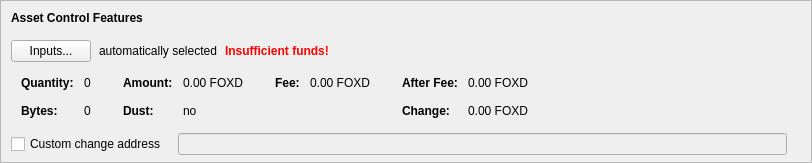
      <widget class="QFrame" name="frameAssetControl">
       <property name="sizePolicy">
        <sizepolicy hsizetype="Expanding" vsizetype="Fixed">
         <horstretch>0</horstretch>
         <verstretch>0</verstretch>
        </sizepolicy>
       </property>
       <property name="maximumSize">
        <size>
         <width>16777215</width>
         <height>16777215</height>
        </size>
       </property>
       <property name="frameShape">
        <enum>QFrame::StyledPanel</enum>
       </property>
       <property name="frameShadow">
        <enum>QFrame::Sunken</enum>
       </property>
       <layout class="QVBoxLayout" name="verticalLayoutAssetControl2">
        <property name="spacing">
         <number>0</number>
        </property>
        <property name="leftMargin">
         <number>0</number>
        </property>
        <property name="topMargin">
         <number>0</number>
        </property>
        <property name="rightMargin">
         <number>0</number>
        </property>
        <property name="bottomMargin">
         <number>6</number>
        </property>
        <item>
         <layout class="QVBoxLayout" name="verticalLayoutAssetControl" stretch="0,0,0,0,1">
          <property name="spacing">
           <number>0</number>
          </property>
          <property name="leftMargin">
           <number>10</number>
          </property>
          <property name="topMargin">
           <number>10</number>
          </property>
          <item>
           <layout class="QHBoxLayout" name="horizontalLayoutAssetControl1">
            <property name="bottomMargin">
             <number>15</number>
            </property>
            <item>
             <widget class="QLabel" name="labelAssetControlFeatures">
              <property name="sizePolicy">
               <sizepolicy hsizetype="Preferred" vsizetype="Maximum">
                <horstretch>0</horstretch>
                <verstretch>0</verstretch>
               </sizepolicy>
              </property>
              <property name="font">
               <font>
                <weight>75</weight>
                <bold>true</bold>
               </font>
              </property>
              <property name="styleSheet">
               <string notr="true">font-weight:bold;</string>
              </property>
              <property name="text">
               <string>Asset Control Features</string>
              </property>
             </widget>
            </item>
           </layout>
          </item>
          <item>
           <layout class="QHBoxLayout" name="horizontalLayoutAssetControl2" stretch="0,0,0,0">
            <property name="spacing">
             <number>8</number>
            </property>
            <property name="bottomMargin">
             <number>10</number>
            </property>
            <item>
             <widget class="QPushButton" name="pushButtonAssetControl">
              <property name="styleSheet">
               <string notr="true"/>
              </property>
              <property name="text">
               <string>Inputs...</string>
              </property>
              <property name="autoDefault">
               <bool>false</bool>
              </property>
             </widget>
            </item>
            <item>
             <widget class="QLabel" name="labelAssetControlAutomaticallySelected">
              <property name="text">
               <string>automatically selected</string>
              </property>
              <property name="margin">
               <number>5</number>
              </property>
             </widget>
            </item>
            <item>
             <widget class="QLabel" name="labelAssetControlInsuffFunds">
              <property name="font">
               <font>
                <weight>75</weight>
                <bold>true</bold>
               </font>
              </property>
              <property name="styleSheet">
               <string notr="true">color:red;font-weight:bold;</string>
              </property>
              <property name="text">
               <string>Insufficient funds!</string>
              </property>
              <property name="margin">
               <number>5</number>
              </property>
             </widget>
            </item>
            <item>
             <spacer name="horizontalSpacerAssetControl">
              <property name="orientation">
               <enum>Qt::Horizontal</enum>
              </property>
              <property name="sizeHint" stdset="0">
               <size>
                <width>40</width>
                <height>1</height>
               </size>
              </property>
             </spacer>
            </item>
           </layout>
          </item>
          <item>
           <widget class="QWidget" name="widgetAssetControl" native="true">
            <property name="sizePolicy">
             <sizepolicy hsizetype="Preferred" vsizetype="Preferred">
              <horstretch>0</horstretch>
              <verstretch>0</verstretch>
             </sizepolicy>
            </property>
            <property name="minimumSize">
             <size>
              <width>0</width>
              <height>0</height>
             </size>
            </property>
            <property name="styleSheet">
             <string notr="true"/>
            </property>
            <layout class="QHBoxLayout" name="horizontalLayoutAssetControl5">
             <property name="leftMargin">
              <number>0</number>
             </property>
             <property name="topMargin">
              <number>0</number>
             </property>
             <property name="rightMargin">
              <number>0</number>
             </property>
             <property name="bottomMargin">
              <number>0</number>
             </property>
             <item>
              <layout class="QHBoxLayout" name="horizontalLayoutAssetControl3" stretch="0,0,0,1">
               <property name="spacing">
                <number>20</number>
               </property>
               <property name="topMargin">
                <number>0</number>
               </property>
               <property name="bottomMargin">
                <number>10</number>
               </property>
               <item>
                <layout class="QFormLayout" name="formLayoutAssetControl1">
                 <property name="horizontalSpacing">
                  <number>10</number>
                 </property>
                 <property name="verticalSpacing">
                  <number>14</number>
                 </property>
                 <property name="leftMargin">
                  <number>10</number>
                 </property>
                 <property name="topMargin">
                  <number>4</number>
                 </property>
                 <property name="rightMargin">
                  <number>6</number>
                 </property>
                 <item row="0" column="0">
                  <widget class="QLabel" name="labelAssetControlQuantityText">
                   <property name="font">
                    <font>
                     <weight>75</weight>
                     <bold>true</bold>
                    </font>
                   </property>
                   <property name="text">
                    <string>Quantity:</string>
                   </property>
                   <property name="margin">
                    <number>0</number>
                   </property>
                  </widget>
                 </item>
                 <item row="0" column="1">
                  <widget class="QLabel" name="labelAssetControlQuantity">
                   <property name="cursor">
                    <cursorShape>IBeamCursor</cursorShape>
                   </property>
                   <property name="contextMenuPolicy">
                    <enum>Qt::ActionsContextMenu</enum>
                   </property>
                   <property name="text">
                    <string notr="true">0</string>
                   </property>
                   <property name="margin">
                    <number>0</number>
                   </property>
                   <property name="textInteractionFlags">
                    <set>Qt::LinksAccessibleByMouse|Qt::TextSelectableByKeyboard|Qt::TextSelectableByMouse</set>
                   </property>
                  </widget>
                 </item>
                 <item row="1" column="0">
                  <widget class="QLabel" name="labelAssetControlBytesText">
                   <property name="font">
                    <font>
                     <weight>75</weight>
                     <bold>true</bold>
                    </font>
                   </property>
                   <property name="text">
                    <string>Bytes:</string>
                   </property>
                  </widget>
                 </item>
                 <item row="1" column="1">
                  <widget class="QLabel" name="labelAssetControlBytes">
                   <property name="cursor">
                    <cursorShape>IBeamCursor</cursorShape>
                   </property>
                   <property name="contextMenuPolicy">
                    <enum>Qt::ActionsContextMenu</enum>
                   </property>
                   <property name="text">
                    <string notr="true">0</string>
                   </property>
                   <property name="textInteractionFlags">
                    <set>Qt::LinksAccessibleByMouse|Qt::TextSelectableByKeyboard|Qt::TextSelectableByMouse</set>
                   </property>
                  </widget>
                 </item>
                </layout>
               </item>
               <item>
                <layout class="QFormLayout" name="formLayoutAssetControl2">
                 <property name="horizontalSpacing">
                  <number>10</number>
                 </property>
                 <property name="verticalSpacing">
                  <number>14</number>
                 </property>
                 <property name="leftMargin">
                  <number>6</number>
                 </property>
                 <property name="topMargin">
                  <number>4</number>
                 </property>
                 <property name="rightMargin">
                  <number>6</number>
                 </property>
                 <item row="0" column="0">
                  <widget class="QLabel" name="labelAssetControlAmountText">
                   <property name="font">
                    <font>
                     <weight>75</weight>
                     <bold>true</bold>
                    </font>
                   </property>
                   <property name="text">
                    <string>Amount:</string>
                   </property>
                   <property name="margin">
                    <number>0</number>
                   </property>
                  </widget>
                 </item>
                 <item row="0" column="1">
                  <widget class="QLabel" name="labelAssetControlAmount">
                   <property name="cursor">
                    <cursorShape>IBeamCursor</cursorShape>
                   </property>
                   <property name="contextMenuPolicy">
                    <enum>Qt::ActionsContextMenu</enum>
                   </property>
                   <property name="text">
                    <string notr="true">0.00 FOXD</string>
                   </property>
                   <property name="textInteractionFlags">
                    <set>Qt::LinksAccessibleByMouse|Qt::TextSelectableByKeyboard|Qt::TextSelectableByMouse</set>
                   </property>
                  </widget>
                 </item>
                 <item row="1" column="0">
                  <widget class="QLabel" name="labelAssetControlLowOutputText">
                   <property name="font">
                    <font>
                     <weight>75</weight>
                     <bold>true</bold>
                    </font>
                   </property>
                   <property name="text">
                    <string>Dust:</string>
                   </property>
                  </widget>
                 </item>
                 <item row="1" column="1">
                  <widget class="QLabel" name="labelAssetControlLowOutput">
                   <property name="cursor">
                    <cursorShape>IBeamCursor</cursorShape>
                   </property>
                   <property name="contextMenuPolicy">
                    <enum>Qt::ActionsContextMenu</enum>
                   </property>
                   <property name="text">
                    <string notr="true">no</string>
                   </property>
                   <property name="textInteractionFlags">
                    <set>Qt::LinksAccessibleByMouse|Qt::TextSelectableByKeyboard|Qt::TextSelectableByMouse</set>
                   </property>
                  </widget>
                 </item>
                </layout>
               </item>
               <item>
                <layout class="QFormLayout" name="formLayoutAssetControl3">
                 <property name="horizontalSpacing">
                  <number>10</number>
                 </property>
                 <property name="verticalSpacing">
                  <number>14</number>
                 </property>
                 <property name="leftMargin">
                  <number>6</number>
                 </property>
                 <property name="topMargin">
                  <number>4</number>
                 </property>
                 <property name="rightMargin">
                  <number>6</number>
                 </property>
                 <item row="0" column="0">
                  <widget class="QLabel" name="labelAssetControlFeeText">
                   <property name="font">
                    <font>
                     <weight>75</weight>
                     <bold>true</bold>
                    </font>
                   </property>
                   <property name="text">
                    <string>Fee:</string>
                   </property>
                   <property name="margin">
                    <number>0</number>
                   </property>
                  </widget>
                 </item>
                 <item row="0" column="1">
                  <widget class="QLabel" name="labelAssetControlFee">
                   <property name="cursor">
                    <cursorShape>IBeamCursor</cursorShape>
                   </property>
                   <property name="contextMenuPolicy">
                    <enum>Qt::ActionsContextMenu</enum>
                   </property>
                   <property name="text">
                    <string notr="true">0.00 FOXD</string>
                   </property>
                   <property name="textInteractionFlags">
                    <set>Qt::LinksAccessibleByMouse|Qt::TextSelectableByKeyboard|Qt::TextSelectableByMouse</set>
                   </property>
                  </widget>
                 </item>
                </layout>
               </item>
               <item>
                <layout class="QFormLayout" name="formLayoutAssetControl4">
                 <property name="horizontalSpacing">
                  <number>10</number>
                 </property>
                 <property name="verticalSpacing">
                  <number>14</number>
                 </property>
                 <property name="leftMargin">
                  <number>6</number>
                 </property>
                 <property name="topMargin">
                  <number>4</number>
                 </property>
                 <property name="rightMargin">
                  <number>6</number>
                 </property>
                 <item row="0" column="0">
                  <widget class="QLabel" name="labelAssetControlAfterFeeText">
                   <property name="font">
                    <font>
                     <weight>75</weight>
                     <bold>true</bold>
                    </font>
                   </property>
                   <property name="text">
                    <string>After Fee:</string>
                   </property>
                   <property name="margin">
                    <number>0</number>
                   </property>
                  </widget>
                 </item>
                 <item row="0" column="1">
                  <widget class="QLabel" name="labelAssetControlAfterFee">
                   <property name="cursor">
                    <cursorShape>IBeamCursor</cursorShape>
                   </property>
                   <property name="contextMenuPolicy">
                    <enum>Qt::ActionsContextMenu</enum>
                   </property>
                   <property name="text">
                    <string notr="true">0.00 FOXD</string>
                   </property>
                   <property name="textInteractionFlags">
                    <set>Qt::LinksAccessibleByMouse|Qt::TextSelectableByKeyboard|Qt::TextSelectableByMouse</set>
                   </property>
                  </widget>
                 </item>
                 <item row="1" column="0">
                  <widget class="QLabel" name="labelAssetControlChangeText">
                   <property name="font">
                    <font>
                     <weight>75</weight>
                     <bold>true</bold>
                    </font>
                   </property>
                   <property name="text">
                    <string>Change:</string>
                   </property>
                  </widget>
                 </item>
                 <item row="1" column="1">
                  <widget class="QLabel" name="labelAssetControlChange">
                   <property name="cursor">
                    <cursorShape>IBeamCursor</cursorShape>
                   </property>
                   <property name="contextMenuPolicy">
                    <enum>Qt::ActionsContextMenu</enum>
                   </property>
                   <property name="text">
                    <string notr="true">0.00 FOXD</string>
                   </property>
                   <property name="textInteractionFlags">
                    <set>Qt::LinksAccessibleByMouse|Qt::TextSelectableByKeyboard|Qt::TextSelectableByMouse</set>
                   </property>
                  </widget>
                 </item>
                </layout>
               </item>
              </layout>
             </item>
            </layout>
           </widget>
          </item>
          <item>
           <layout class="QHBoxLayout" name="horizontalLayoutAssetControl4" stretch="0,0,0">
            <property name="spacing">
             <number>12</number>
            </property>
            <property name="sizeConstraint">
             <enum>QLayout::SetDefaultConstraint</enum>
            </property>
            <property name="topMargin">
             <number>5</number>
            </property>
            <property name="rightMargin">
             <number>5</number>
            </property>
            <item>
             <widget class="QCheckBox" name="checkBoxAssetControlChange">
              <property name="toolTip">
               <string>If this is activated, but the change address is empty or invalid, change will be sent to a newly generated address.</string>
              </property>
              <property name="text">
               <string>Custom change address</string>
              </property>
             </widget>
            </item>
            <item>
             <widget class="QValidatedLineEdit" name="lineEditAssetControlChange">
              <property name="enabled">
               <bool>false</bool>
              </property>
              <property name="sizePolicy">
               <sizepolicy hsizetype="Expanding" vsizetype="Fixed">
                <horstretch>0</horstretch>
                <verstretch>0</verstretch>
               </sizepolicy>
              </property>
             </widget>
            </item>
            <item>
             <widget class="QLabel" name="labelAssetControlChangeLabel">
              <property name="sizePolicy">
               <sizepolicy hsizetype="Preferred" vsizetype="Expanding">
                <horstretch>0</horstretch>
                <verstretch>0</verstretch>
               </sizepolicy>
              </property>
              <property name="minimumSize">
               <size>
                <width>0</width>
                <height>0</height>
               </size>
              </property>
              <property name="text">
               <string/>
              </property>
              <property name="margin">
               <number>3</number>
              </property>
             </widget>
            </item>
           </layout>
          </item>
          <item>
           <spacer name="verticalSpacerAssetControl">
            <property name="orientation">
             <enum>Qt::Vertical</enum>
            </property>
            <property name="sizeHint" stdset="0">
             <size>
              <width>800</width>
              <height>1</height>
             </size>
            </property>
           </spacer>
          </item>
         </layout>
        </item>
       </layout>
      </widget>
